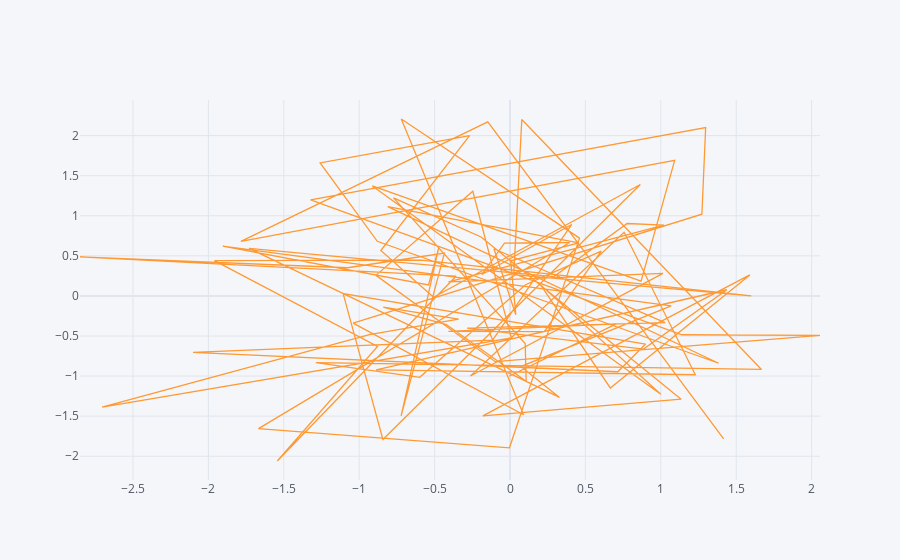

This figure's notebook cell:
### Code cell
#Scatter i plot
df.iplot(kind = 'scatter', x = 'A',y = 'B') #Funny,but of no use
